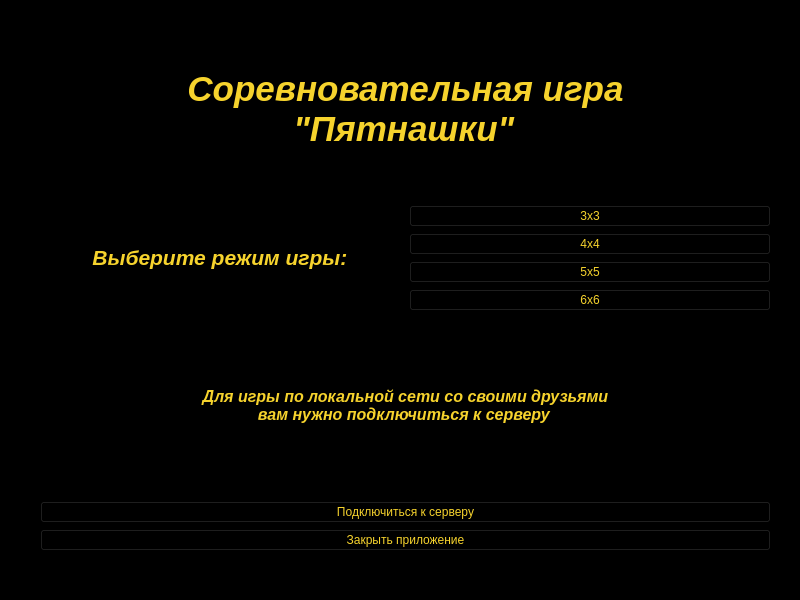
<?xml version="1.0" encoding="UTF-8"?>
<ui version="4.0">
 <class>MainWindow</class>
 <widget class="QMainWindow" name="MainWindow">
  <property name="geometry">
   <rect>
    <x>0</x>
    <y>0</y>
    <width>800</width>
    <height>600</height>
   </rect>
  </property>
  <property name="windowTitle">
   <string>MainWindow</string>
  </property>
  <property name="styleSheet">
   <string notr="true">background-color: rgb(0, 0, 0);</string>
  </property>
  <widget class="QWidget" name="centralwidget">
   <widget class="QWidget" name="layoutWidget">
    <property name="geometry">
     <rect>
      <x>40</x>
      <y>20</y>
      <width>731</width>
      <height>531</height>
     </rect>
    </property>
    <layout class="QVBoxLayout" name="verticalLayout_2">
     <item>
      <widget class="QLabel" name="label_3">
       <property name="text">
        <string>&lt;html&gt; &lt;head&gt;     &lt;style&gt;         p {             text-align: center;         }         span {             font-size: 26pt;             font-weight: 700;             font-style: italic;             color: #f6d32d;             font-family: 'Droid Sans', sans-serif;         }     &lt;/style&gt; &lt;/head&gt; &lt;body&gt;     &lt;p&gt;         &lt;span&gt;Соревновательная игра&lt;br&gt;&quot;Пятнашки&quot;&lt;/span&gt;     &lt;/p&gt; &lt;/body&gt; &lt;/html&gt;</string>
       </property>
      </widget>
     </item>
     <item>
      <layout class="QHBoxLayout" name="horizontalLayout">
       <item>
        <widget class="QLabel" name="label_2">
         <property name="text">
          <string>&lt;html&gt; &lt;head&gt;     &lt;style&gt;         p {             text-align: center;         }         span {             font-size: 16pt;             font-weight: 700;             font-style: italic;             color: #f6d32d;             font-family: 'Droid Sans', sans-serif;         }     &lt;/style&gt; &lt;/head&gt; &lt;body&gt;     &lt;p&gt;         &lt;span&gt;Выберите режим игры:&lt;/span&gt;     &lt;/p&gt; &lt;/body&gt; &lt;/html&gt;</string>
         </property>
        </widget>
       </item>
       <item>
        <layout class="QVBoxLayout" name="verticalLayout">
         <item>
          <widget class="QPushButton" name="bnt_select8">
           <property name="styleSheet">
            <string notr="true">color: rgb(246, 211, 45);</string>
           </property>
           <property name="text">
            <string>3x3</string>
           </property>
           <property name="icon">
            <iconset theme="go-next"/>
           </property>
          </widget>
         </item>
         <item>
          <widget class="QPushButton" name="bnt_select15">
           <property name="styleSheet">
            <string notr="true">color: rgb(246, 211, 45);</string>
           </property>
           <property name="text">
            <string>4x4</string>
           </property>
           <property name="icon">
            <iconset theme="go-next"/>
           </property>
          </widget>
         </item>
         <item>
          <widget class="QPushButton" name="bnt_select24">
           <property name="styleSheet">
            <string notr="true">color: rgb(246, 211, 45);</string>
           </property>
           <property name="text">
            <string>5x5</string>
           </property>
           <property name="icon">
            <iconset theme="go-next"/>
           </property>
          </widget>
         </item>
         <item>
          <widget class="QPushButton" name="bnt_select35">
           <property name="styleSheet">
            <string notr="true">color: rgb(246, 211, 45);</string>
           </property>
           <property name="text">
            <string>6x6</string>
           </property>
           <property name="icon">
            <iconset theme="go-next"/>
           </property>
          </widget>
         </item>
        </layout>
       </item>
      </layout>
     </item>
     <item>
      <widget class="QLabel" name="label">
       <property name="text">
        <string>&lt;html&gt; &lt;head&gt;     &lt;style&gt;         p {             text-align: center;         }         span {             font-size: 12pt;             font-weight: 700;             font-style: italic;             color: #f6d32d;             font-family: 'Droid Sans', sans-serif;         }     &lt;/style&gt; &lt;/head&gt; &lt;body&gt;     &lt;p&gt;         &lt;span&gt;Для игры по локальной сети со своими друзьями&lt;br&gt;вам нужно подключиться к серверу&lt;/span&gt;     &lt;/p&gt; &lt;/body&gt; &lt;/html&gt;</string>
       </property>
      </widget>
     </item>
     <item>
      <widget class="QPushButton" name="bnt_connect_to_server">
       <property name="styleSheet">
        <string notr="true">color: rgb(246, 211, 45);</string>
       </property>
       <property name="text">
        <string>Подключиться к серверу</string>
       </property>
       <property name="icon">
        <iconset theme="applications-internet"/>
       </property>
      </widget>
     </item>
     <item>
      <widget class="QPushButton" name="bnt_closeApp">
       <property name="styleSheet">
        <string notr="true">color: rgb(246, 211, 45);</string>
       </property>
       <property name="text">
        <string>Закрыть приложение</string>
       </property>
       <property name="icon">
        <iconset theme="application-exit"/>
       </property>
      </widget>
     </item>
    </layout>
   </widget>
  </widget>
  <widget class="QMenuBar" name="menubar">
   <property name="geometry">
    <rect>
     <x>0</x>
     <y>0</y>
     <width>800</width>
     <height>22</height>
    </rect>
   </property>
  </widget>
  <widget class="QStatusBar" name="statusbar"/>
 </widget>
 <resources/>
 <connections/>
</ui>
